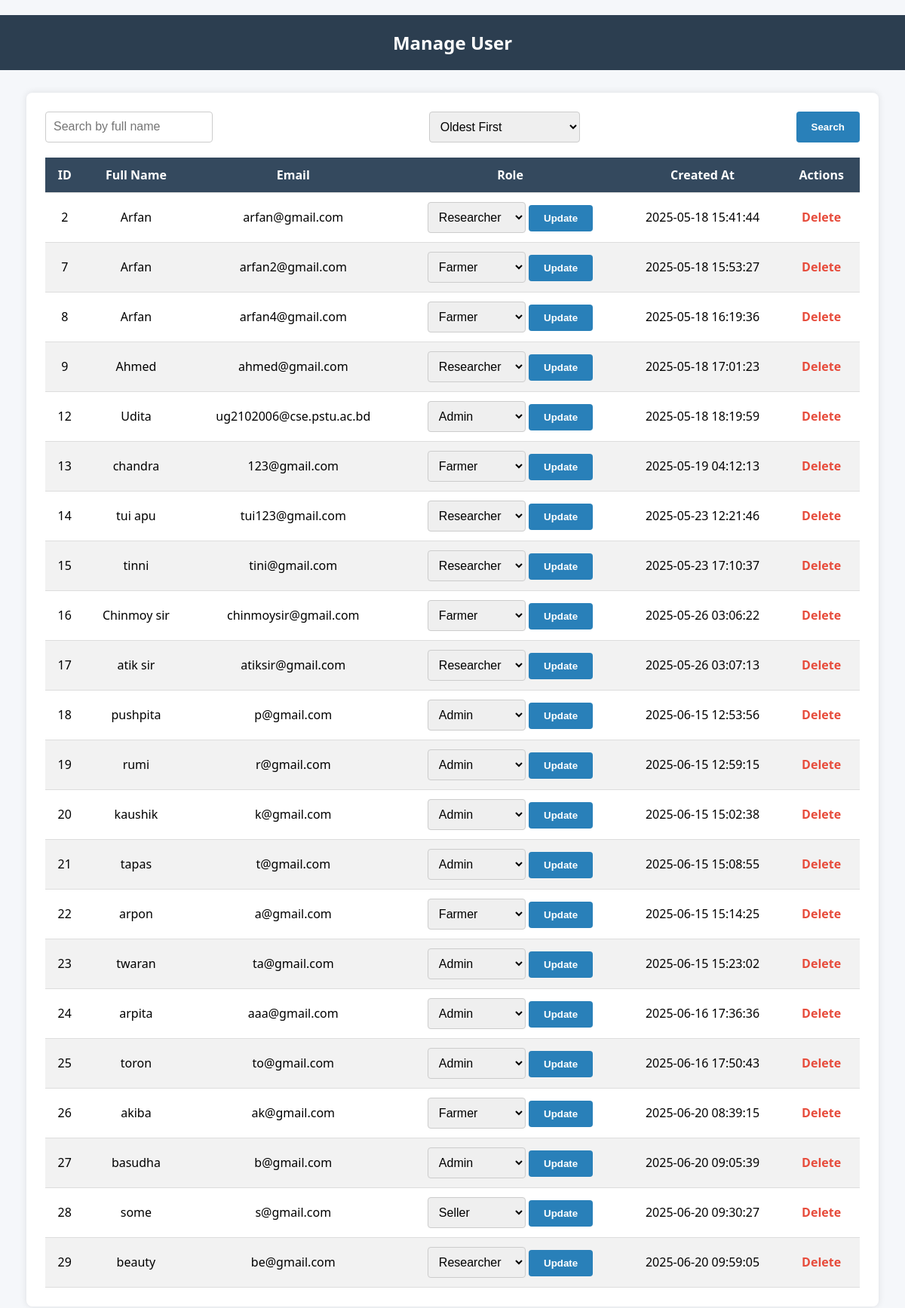
The page /agro_farm/manage_user.php (signed in) on the database its author committed.
### tables this page shows
CREATE TABLE `users` (
  `id` int(11) NOT NULL,
  `full_name` varchar(100) NOT NULL,
  `email` varchar(100) NOT NULL,
  `phone` varchar(20) DEFAULT NULL,
  `address` text DEFAULT NULL,
  `profession` varchar(50) DEFAULT NULL,
  `password` varchar(255) NOT NULL,
  `role` enum('admin','farmer','researcher','seller') NOT NULL DEFAULT 'farmer',
  `profile_image` varchar(255) DEFAULT NULL,
  `created_at` timestamp NOT NULL DEFAULT current_timestamp(),
  `latitude` decimal(10,8) DEFAULT NULL,
  `longitude` decimal(11,8) DEFAULT NULL
);

### agro_farm/manage_user.php (the view, shortened to what this page needs)
<?php
require_once 'db.php';
$search = $_GET['search'] ?? '';
$sort = $_GET['sort'] ?? 'asc';
$sort = strtolower($sort) === 'desc' ? 'DESC' : 'ASC';
$search_param = "%" . $search . "%";
$stmt = $conn->prepare("SELECT id, full_name, email, role, created_at FROM users WHERE full_name LIKE ? ORDER BY created_at $sort");
$stmt->bind_param("s", $search_param);
$stmt->execute();
$result = $stmt->get_result();
?>
<!DOCTYPE html>
<html lang="en">
<head>
</head>
<body>
    <h2>Manage User</h2>
    <div class="container">
        <form method="GET" class="search-form">
            <input type="text" name="search" placeholder="Search by full name" value="<?= htmlspecialchars($search) ?>">
            <select name="sort">
                <option value="asc" <?= $sort === 'ASC' ? 'selected' : '' ?>>Oldest First</option>
            </select>
            <input type="submit" value="Search">
        </form>
        <table>
            <thead>
                <tr>
                    <th>ID</th>
                    <th>Full Name</th>
                    <th>Email</th>
                    <th>Role</th>
                    <th>Created At</th>
                    <th>Actions</th>
                </tr>
            </thead>
            <tbody>
                <?php while ($row = $result->fetch_assoc()): ?>
                    <tr>
                        <td><?= htmlspecialchars($row['id']) ?></td>
                        <td><?= htmlspecialchars($row['full_name']) ?></td>
                        <td><?= htmlspecialchars($row['email']) ?></td>
                        <td>
                            <form method="POST" style="display:inline;">
                                <select name="role">
                                    <option value="admin" <?= $row['role'] === 'admin' ? 'selected' : '' ?>>Admin</option>
                                    <option value="farmer" <?= $row['role'] === 'farmer' ? 'selected' : '' ?>>Farmer</option>
                                    <option value="researcher" <?= $row['role'] === 'researcher' ? 'selected' : '' ?>>Researcher</option>
                                    <option value="seller" <?= $row['role'] === 'seller' ? 'selected' : '' ?>>Seller</option>
                                </select>
                                <input type="submit" name="update_role" value="Update">
                            </form>
                        </td>
                        <td><?= htmlspecialchars($row['created_at']) ?></td>
                        <td>
                            <a class="action-link" href="manage_user.php?delete=<?= $row['id'] ?>" onclick="return confirm('Are you sure you want to delete this user?')">Delete</a>
                        </td>
                    </tr>
                <?php endwhile; ?>
            </tbody>
        </table>
    </div>
</body>
</html>

### agro_farm/manage_user.php (style rules this page uses)
body { font-family: 'Segoe UI', sans-serif; margin: 0; padding: 0; background-color: #f5f7fa; }
h2 { text-align: center; background-color: #2c3e50; color: white; padding: 20px 0; margin-bottom: 0; }
.container { width: 90%; max-width: 1200px; margin: 30px auto; background: white; padding: 25px; border-radius: 8px; box-shadow: 0 0 10px rgba(0, 0, 0, 0.1); }
form.search-form { display: flex; flex-wrap: wrap; gap: 10px; margin-bottom: 20px; justify-content: space-between; }
input[type="text"], select { padding: 10px; font-size: 16px; width: 200px; border: 1px solid #ccc; border-radius: 4px; }
input[type="submit"] { background-color: #2980b9; color: white; border: none; padding: 10px 20px; border-radius: 4px; cursor: pointer; font-weight: bold; }
table { width: 100%; border-collapse: collapse; margin-top: 15px; }
th, td { padding: 12px; text-align: center; border-bottom: 1px solid #ddd; }
th { background-color: #34495e; color: white; }
tr:nth-child(even) { background-color: #f2f2f2; }
select[name="role"] { width: 130px; }
.action-link { color: #e74c3c; text-decoration: none; font-weight: bold; }

### rows shown on the page
users: id "2", full_name "Arfan", email "arfan@gmail.com", role "Researcher", created_at "2025-05-18 15:41:44"
users: id "7", full_name "Arfan", email "arfan2@gmail.com", role "Farmer", created_at "2025-05-18 15:53:27"
users: id "8", full_name "Arfan", email "arfan4@gmail.com", role "Farmer", created_at "2025-05-18 16:19:36"
users: id "9", full_name "Ahmed", email "ahmed@gmail.com", role "Researcher", created_at "2025-05-18 17:01:23"
users: id "12", full_name "Udita", email "ug2102006@cse.pstu.ac.bd", role "Admin", created_at "2025-05-18 18:19:59"
users: id "13", full_name "chandra", email "123@gmail.com", role "Farmer", created_at "2025-05-19 04:12:13"
users: id "14", full_name "tui apu", email "tui123@gmail.com", role "Researcher", created_at "2025-05-23 12:21:46"
users: id "15", full_name "tinni", email "tini@gmail.com", role "Researcher", created_at "2025-05-23 17:10:37"
users: id "16", full_name "Chinmoy sir", email "chinmoysir@gmail.com", role "Farmer", created_at "2025-05-26 03:06:22"
users: id "17", full_name "atik sir", email "atiksir@gmail.com", role "Researcher", created_at "2025-05-26 03:07:13"
users: id "18", full_name "pushpita", email "p@gmail.com", created_at "2025-06-15 12:53:56"
users: id "19", full_name "rumi", email "r@gmail.com", created_at "2025-06-15 12:59:15"
users: id "20", full_name "kaushik", email "k@gmail.com", created_at "2025-06-15 15:02:38"
users: id "21", full_name "tapas", email "t@gmail.com", created_at "2025-06-15 15:08:55"
users: id "22", full_name "arpon", email "a@gmail.com", role "Farmer", created_at "2025-06-15 15:14:25"
users: id "23", full_name "twaran", email "ta@gmail.com", created_at "2025-06-15 15:23:02"
users: id "24", full_name "arpita", email "aaa@gmail.com", created_at "2025-06-16 17:36:36"
users: id "25", full_name "toron", email "to@gmail.com", created_at "2025-06-16 17:50:43"
users: id "26", full_name "akiba", email "ak@gmail.com", role "Farmer", created_at "2025-06-20 08:39:15"
users: id "27", full_name "basudha", email "b@gmail.com", created_at "2025-06-20 09:05:39"
users: id "28", full_name "some", email "s@gmail.com", role "Seller", created_at "2025-06-20 09:30:27"
users: id "29", full_name "beauty", email "be@gmail.com", role "Researcher", created_at "2025-06-20 09:59:05"
